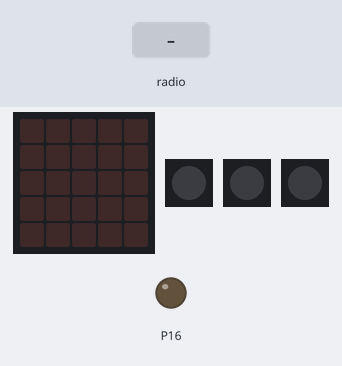
Recording of a program running on a simulated BBC micro:bit (MakeCode). On the bench: the board's 5×5 LED display, 3 × 1 RGB LEDs in strip order, left to right, output pins drawn as LEDs (lit = HIGH). Inputs (shaded band) come from the test bench. Dim RGB values are drawn brighter than linear.

Above: at 1.2 s.
1.3 s: radio message "4" arrives
At 3.2 s:
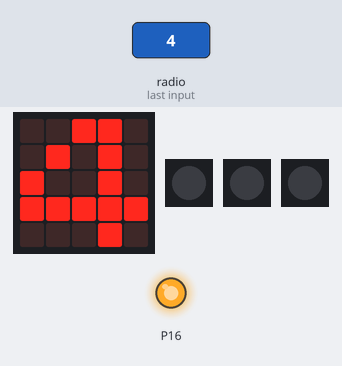
3.5 s: radio message "1" arrives
At 5.0 s:
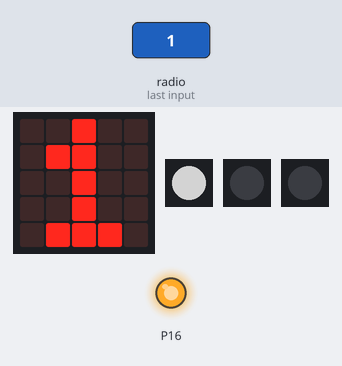
5.7 s: radio message "2" arrives
At 7.6 s:
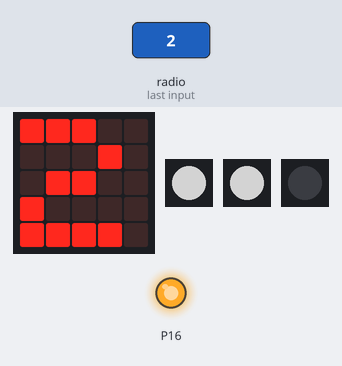
7.9 s: radio message "3" arrives
At 9.6 s:
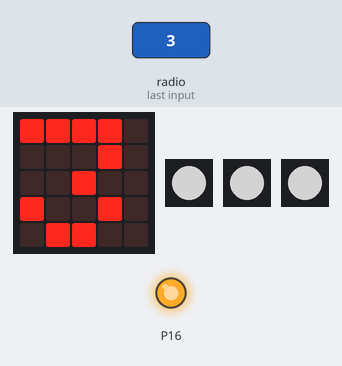
10.1 s: radio message "1" arrives
At 11.2 s:
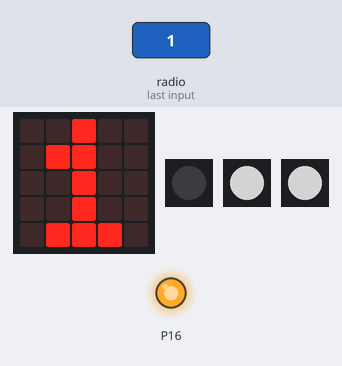
12.3 s: radio message "2" arrives
At 14.1 s:
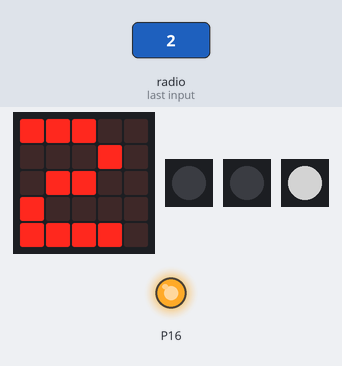
Timing chart, 0 to 15.5 s (numbered marks = the images above; inputs shaded):
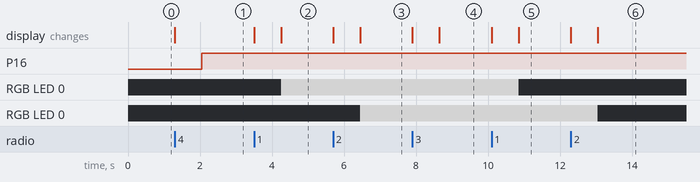

Measured:
- after the input at 1.3 s, P16: LOW → HIGH after 0.75 s; the display: changes at once (image 1)
- after the input at 3.5 s, RGB LED 0: off → RGB(127, 127, 127) after 0.75 s; the display: first changes at once (image 2 shows a later state)
- after the input at 5.7 s, RGB LED 0: off → RGB(127, 127, 127) after 0.75 s; the display: first changes at once (image 3 shows a later state)
- after the input at 7.9 s, the display: first changes at once (image 4 shows a later state)
- after the input at 10.1 s, RGB LED 0: RGB(127, 127, 127) → off after 0.75 s; the display: first changes at once (image 5 shows a later state)
- after the input at 12.3 s, RGB LED 0: RGB(127, 127, 127) → off after 0.75 s; the display: first changes at once (image 6 shows a later state)

The program:

main.ts
```typescript
radio.onReceivedNumber(function (receivedNumber) {
    basic.showNumber(receivedNumber)
    if (receivedNumber == 1) {
        light1 = light1 * -1
        if (light1 < 0) {
            strip1.showColor(neopixel.colors(NeoPixelColors.Black))
        } else {
            strip1.showColor(neopixel.colors(NeoPixelColors.White))
        }
    }
    if (receivedNumber == 2) {
        light2 = light2 * -1
        if (light2 < 0) {
            strip2.showColor(neopixel.colors(NeoPixelColors.Black))
        } else {
            strip2.showColor(neopixel.colors(NeoPixelColors.White))
        }
    }
    if (receivedNumber == 3) {
        light3 = light3 * -1
        if (light3 < 0) {
            strip3.showColor(neopixel.colors(NeoPixelColors.Black))
        } else {
            strip3.showColor(neopixel.colors(NeoPixelColors.White))
        }
    }
    if (receivedNumber == 4) {
        fan = fan * -1
        if (fan < 0) {
            pins.digitalWritePin(DigitalPin.P16, 0)
        } else {
            pins.digitalWritePin(DigitalPin.P16, 1)
        }
    }
})
let fan = 0
let light3 = 0
let light2 = 0
let light1 = 0
let strip3: neopixel.Strip = null
let strip2: neopixel.Strip = null
let strip1: neopixel.Strip = null
radio.setGroup(1)
strip1 = neopixel.create(DigitalPin.P1, 1, NeoPixelMode.RGB)
strip2 = neopixel.create(DigitalPin.P2, 1, NeoPixelMode.RGB)
strip3 = neopixel.create(DigitalPin.P12, 1, NeoPixelMode.RGB)
strip1.showColor(neopixel.colors(NeoPixelColors.Black))
strip2.showColor(neopixel.colors(NeoPixelColors.Black))
strip3.showColor(neopixel.colors(NeoPixelColors.Black))
light1 = -1
light2 = -1
light3 = -1
fan = -1
basic.forever(function () {

})
```

test.ts
```typescript
// Tady jsou testy. Při použití tohoto balíčku jako rozšíření nebude zkompilováno.
```
